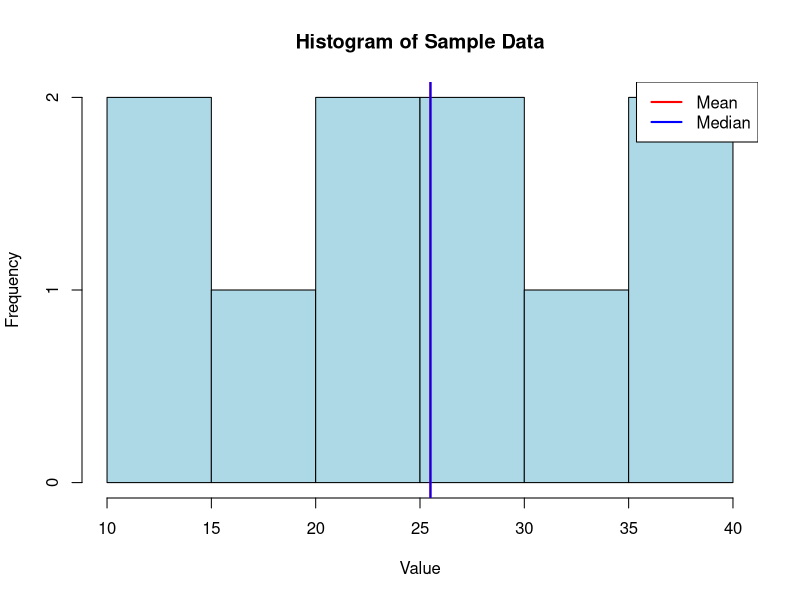
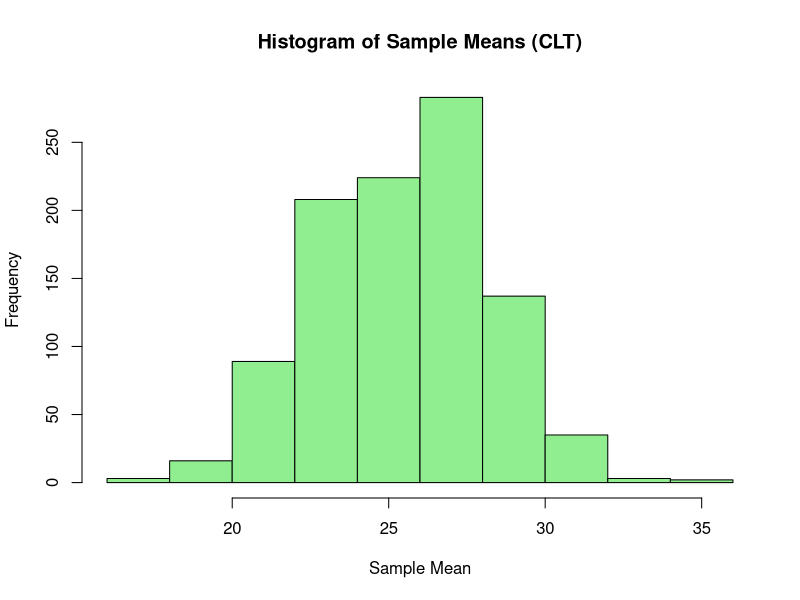

The R source for these figures, in order:
## ---- chunk 1
# Sample data
data <- c(12, 15, 18, 21, 24, 27, 30, 33, 36, 39)

# Calculate mean, median, and mode
mean_value <- mean(data)
median_value <- median(data)
mode_value <- as.numeric(names(sort(table(data), decreasing = TRUE)[1]))

## ---- chunk 2
# Calculate variance and standard deviation
variance_value <- var(data)
sd_value <- sd(data)



## ---- chunk 3
# Visualize distribution
hist(data, main = "Histogram of Sample Data", xlab = "Value", ylab = "Frequency", col = "lightblue")
abline(v = mean_value, col = "red", lwd = 2)
abline(v = median_value, col = "blue", lwd = 2)
legend("topright", legend = c("Mean", "Median"), col = c("red", "blue"), lwd = 2)


## ---- chunk 4
# Simulate CLT
set.seed(123)  # For reproducibility
n_samples <- 1000
sample_means <- numeric(n_samples)

for (i in 1:n_samples) {
  sample_data <- base::sample(data, size = 10, replace = TRUE)
  sample_means[i] <- mean(sample_data)
}

# Plot the histogram of sample means
hist(sample_means, main = "Histogram of Sample Means (CLT)", xlab = "Sample Mean", ylab = "Frequency", col = "lightgreen")

